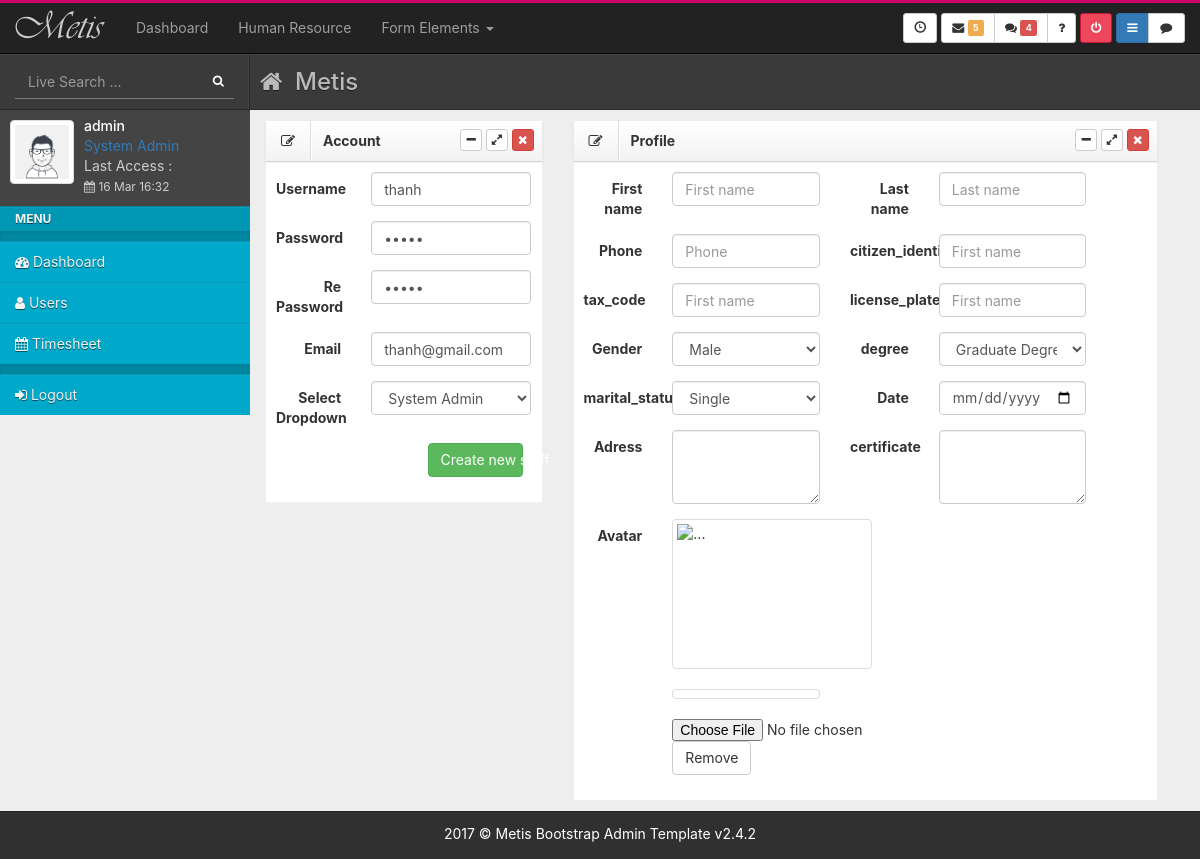
/hr/users-add (signed in), run on an earlier commit of the app's database.
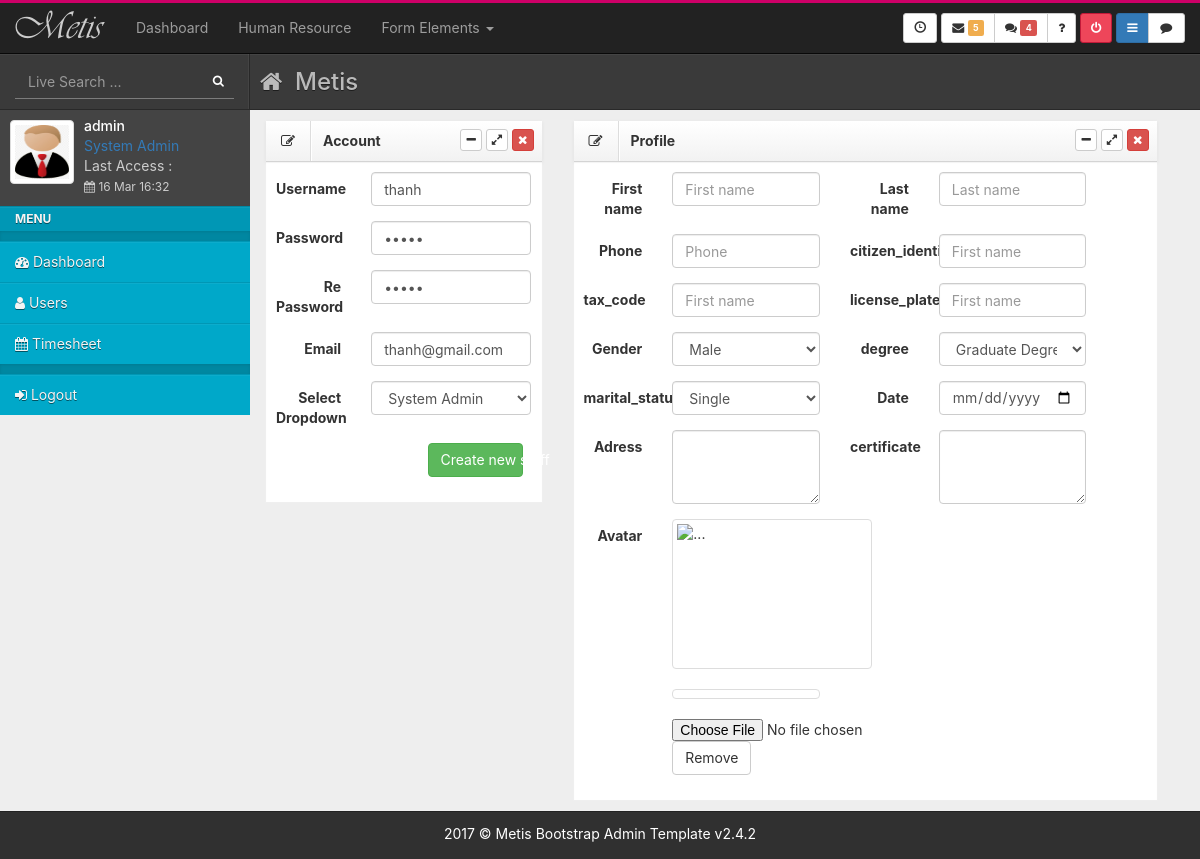
And on a later commit of the database.
### core/models.py (models this page shows, shortened)
class User(AbstractBaseUser, PermissionsMixin):
    username = models.CharField(_("username"), max_length=100, unique=True, validators=[UnicodeUsernameValidator()], error_messages={"unique": _("A user with that username already exists."),})
    email = models.EmailField(_("email address"), blank=True)
    is_staff = models.BooleanField(_("staff status"), default=False,)
    is_active = models.BooleanField(_("active"), default=True)
    date_joined = models.DateTimeField(_("date joined"), default=timezone.now)
    objects = UserManager()
    EMAIL_FIELD = "email"
    USERNAME_FIELD = "username"
    class Meta:
        verbose_name = _("user")
        verbose_name_plural = _("users")

class Profile(models.Model):
    user = models.OneToOneField(User, on_delete=models.CASCADE)
    first_name = models.CharField(_("first name"), max_length=100, blank=True)
    last_name = models.CharField(_("last name"), max_length=100, blank=True)    # Surname
    phone = models.CharField(_("phone"), max_length=100, blank=True, null=True)
    birthday = models.DateField(_("birthday"), max_length=10, blank=True, null=True)
    gender = models.CharField(_("gender"), max_length=100, blank=True, choices=GENDER_CHOICES)
    age = models.IntegerField(_("age"), blank=True, null=True)
    address = models.CharField(_("address"), max_length=100, blank=True, null=True)
    avatar = models.ImageField(default='images/avatar_default1.jpg', upload_to='images')
    citizen_identification = models.CharField(_("citizen identification"), max_length=100, blank=True, null=True)
    tax_code = models.CharField(_("tax code"), max_length=100, blank=True, null=True)
    degree = models.CharField(_("degree"), max_length=100, blank=True, null=True, choices=DEGREE_CHOICES)
    certificate = models.TextField(_("certificate"), blank=True, null=True)
    marital_status = models.CharField(_("marital_status"), max_length=100, blank=True, null=True, choices=MARITAL_STATUS_CHOICES)
    license_plates = models.CharField(_("license_plates"), max_length=100, blank=True, null=True,)

### hr/views.py (the view, shortened to what this page needs)
# urls.py: path('hr/users-add', hr_views.users_add, name='users-add'),
@group_required('HR', raise_exception=True)
def users_add(request):
    form = forms.AddUserForm(request.POST or None)
    form2 = forms.UpdateProfileForm(request.POST or None)
    context = {
        'form': form,
        'form2': form2,
    }
    return render(request, 'hr/users-add.html', context)

### common/authorization.py (called while the page is built)
def group_required(*group_names, login_url=None, raise_exception=False):
    def in_groups(u):
        if u.is_authenticated:
            if bool(u.groups.filter(name__in=group_names)) | u.is_superuser:
                return True
        if raise_exception:
            raise PermissionDenied
        return False
    return user_passes_test(in_groups, login_url=login_url)

### templates/hr/users-add.html (shortened to what the changed rows need)
{% extends 'base.html' %}

### templates/includes/sidebar.html (shortened to what this page needs)
{% load static %}
<div id="left">
    <div class="media user-media bg-dark dker">
      <div class="user-wrapper bg-dark">
        <a class="user-link" href="">
          <img class="media-object img-thumbnail user-img" style="width: 64px; height: 64px;" alt="User Picture" src="{{request.user.profile.avatar.url}}">
        </a>
        <div class="media-body">
          <h5 class="media-heading">{{request.user.username}}</h5>
          <ul class="list-unstyled user-info">
            <li><a href="">{{ request.user.groups.all.0 }}</a></li>
            <li>Last Access : <br>
              <small><i class="fa fa-calendar"></i>&nbsp;16 Mar 16:32</small>
            </li>
          </ul>
        </div>
      </div>
    </div>
    <ul id="menu" class="bg-blue dker">
      <li class="nav-header">Menu</li>
      <li class="nav-divider"></li>
      <li class="">
        <a href="{% url 'dashboard' %}">
          <i class="fa fa-dashboard"></i><span class="link-title">&nbsp;Dashboard</span>
        </a>
      </li>
      <li>
        <a href="{% url 'users-list' %}">
          <i class="fa fa-user"></i>
          <span class="link-title">
            Users
          </span>
        </a>
      </li>
      <li>
        <a href="#">
          <i class="fa fa-calendar"></i>
          <span class="link-title">
            Timesheet
          </span>
        </a>
      </li>
      <li class="nav-divider"></li>
      <li>
        <a href="{% url 'logout' %}">
          <i class="fa fa-sign-in"></i>
          <span class="link-title">
            Logout
          </span>
        </a>
      </li>
    </ul>
  </div>

What changed in the data, as far as the page shows it:
changed through a linked row, User "admin": user.profile.avatar: a different picture
